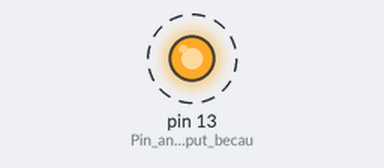
Recording of a sketch running on a simulated Arduino Uno, built with avr-gcc and run on an emulated ATmega328P. Parts: output pins drawn as LEDs (lit = HIGH). Dashed ring = blinking. What the sketch prints to the serial monitor is not drawn.

Above: at 0.6 s.
Timing chart, 0 to 4.1 s (numbered marks = the images above):
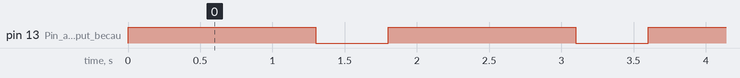

The sketch:

Blinkylight.ino
```cpp
void setup() {
  Serial.begin(9600);
  pinMode(13,OUTPUT); //Pin and then output because it is producing electricity

}

void loop() {
  Serial.println("Hello!");
  digitalWrite(13,HIGH); //Turns on LED by producing 5v
  delay(1300);
  digitalWrite(13,LOW);
  delay(500);

}
```

Measured:
- by itself, pin 13 (Pin_and_then_output_becau): alternates HIGH for 1.3 s and LOW for 0.50 s
